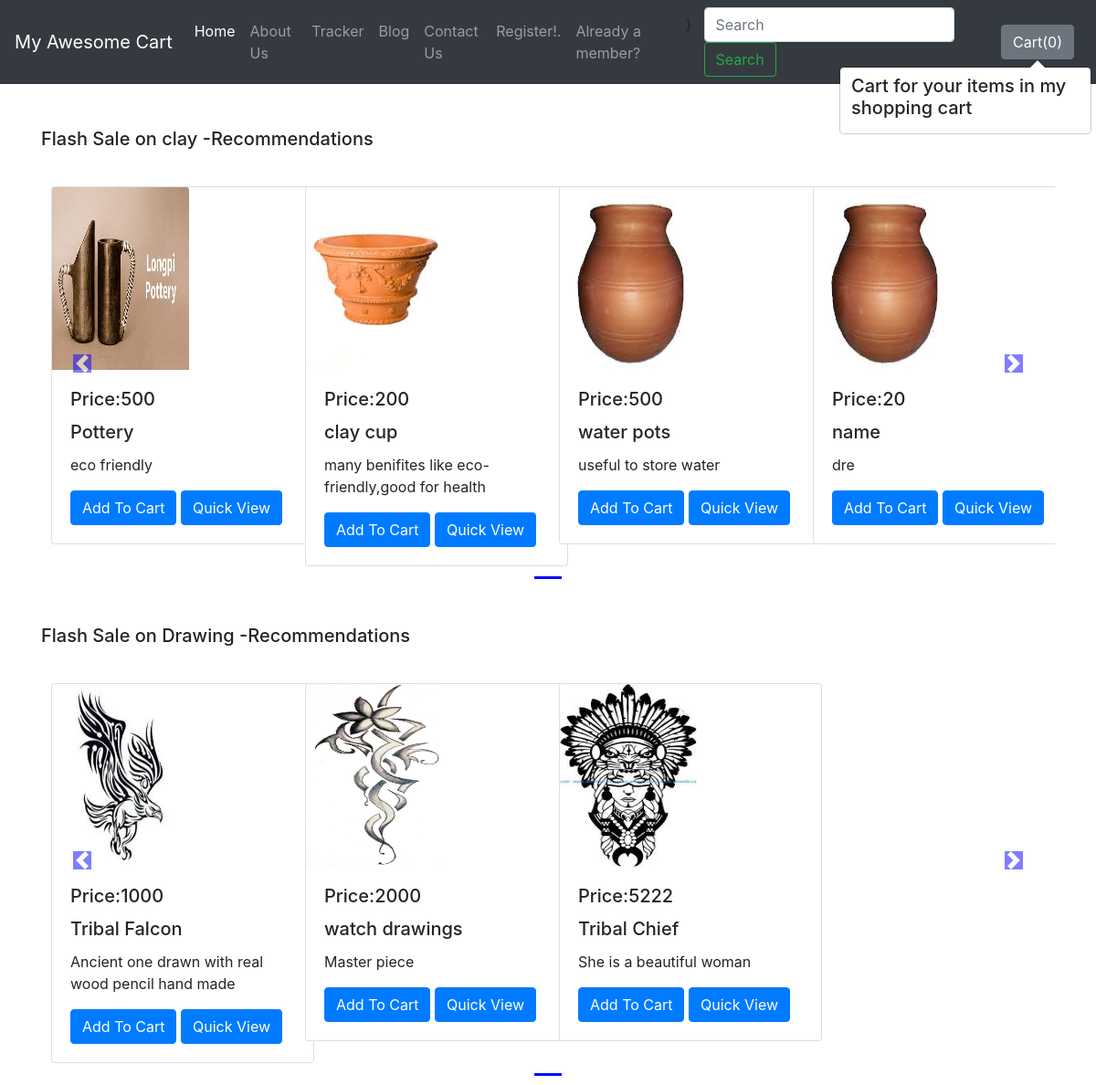
The app's page /shop/ with its own data.
### shop/models.py (models this page shows, shortened)
class Productnew(models.Model):
	product_id = models.AutoField
	product_name = models.CharField(max_length=50)
	category=models.CharField(max_length=50,default="")
	sub_category=models.CharField(max_length=50,default="")
	price=models.IntegerField(default=0)
	desc = models.CharField(max_length=300)
	product_date = models.DateField()
	image=models.ImageField(upload_to="shop/images",default="")
	seller=models.ForeignKey(uu,default=None,on_delete=models.CASCADE)

### shop/views.py (the view)
# urls.py: path('',views.index,name='index'),]
def index(request):
	allProducts=[]
	catprods=Productnew.objects.values('category','id')
	cats={item['category'] for item in catprods}
	for cat in cats:
		prod=Productnew.objects.filter(category=cat)
		n=len(prod)
		nSlides= (n//4)+ceil((n/4)-(n//4))
		allProducts.append([prod,range(1,nSlides),nSlides])
	params={'allProducts':allProducts}
	return render(request,'shop/index.html',params)

### shop/templates/shop/index.html (shortened to what this page needs)
{% extends 'shop/basic.html' %}
 {% block body %}
   {% load static %}
<div class="container">
  {% for product,range,nSlides in allProducts %}
  <br/>
  <h5 class="my-4">Flash Sale on {{product.0.category}} -Recommendations </h5>
 <div class="row">
<div id="demo{{forloop.counter}}" class="col carousel slide my-3" data-ride="carousel" >
    <ul class="carousel-indicators">
      <li data-target="#demo{{forloop.counter}}" data-slide-to="0" class="active"></li>
    </ul>
    <div class="container carousel-inner no-padding">
      <div class="carousel-item active">
       {% for i in product %}
        <div class="col-xs-3 col-sm-3 col-md-3">
          <div class="card" style="width: 18rem;">
            <img src='/media/{{i.image}}' class="card-img-top" alt="...">
            <div class="card-body">
               <h5 class="card-title" > <span id="pricepr{{i.id}}">Price:{{i.price}}</h5>
               <h5 class="card-title" id="namepr{{i.id}}">{{i.product_name}}</h5>
              <p class="card-text">{{i.desc}}</p>
              <span id="divpr{{i.id}}" class="divpr">
                                    <button id="pr{{i.id}}" class="btn btn-primary cart">Add To Cart</button>
                                </span>
              <a href="/shop/product/{{i.id}}"> <button id="qv{{i.id}}" href="#" class="btn btn-primary cart">Quick View</button></a>
            </div>
          </div>
        </div>
       {% endfor %}
     </div >
</div>
</div>
    <a class="carousel-control-prev" href="#demo{{forloop.counter}}" data-slide="prev">
        <span class="carousel-control-prev-icon"></span>
    </a>
    <a class="carousel-control-next" href="#demo{{forloop.counter}}" data-slide="next">
        <span class="carousel-control-next-icon"></span>
    </a>
</div>
{% endfor %}
</div>
   {% endblock %}

### shop/templates/shop/basic.html (shortened to what this page needs)
<!doctype html>
<html lang="en">
  <head>
    <link rel="stylesheet" href="https://stackpath.bootstrapcdn.com/bootstrap/4.2.1/css/bootstrap.min.css">
  </head>
  <body>
    <nav class="navbar navbar-expand-lg navbar-dark bg-dark">
  <a class="navbar-brand" href="#">My Awesome Cart</a>
  <div class="collapse navbar-collapse" id="navbarSupportedContent">
    <ul class="navbar-nav mr-auto">
      <li class="nav-item active">
        <a class="nav-link" href="/shop">Home <span class="sr-only">(current)</span></a>
      </li>
      <li class="nav-item">
        <a class="nav-link" href="/shop/about">About Us</a>
      </li>
      <li class="nav-item">
        <a class="nav-link" href="/shop/tracker">Tracker</a>
      </li>
       <li class="nav-item">
        <a class="nav-link" href="/blog">Blog</a>
      </li>
      <li class="nav-item">
        <a class="nav-link" href="/shop/contact">Contact Us</a>
      </li>
      {%if user.is_authenticated %}
             <a class="nav-link" href="#">Welcome {{user}}!</a>
              <form method='post' action='/shop/items/' class="form-inline my-2 my-lg-0">
                {%csrf_token%}
      <input type="hidden" name="userr" value={{user.id}}>
      <button class="btn btn-outline-success my-2 my-sm-0" type="submit">Your Items</button>
    </form>
             <form class="logout-link" action="{% url 'account:logout'%}" method="post">
        {%csrf_token%}
        <button type="Submit">Logout</button>
      </form>
      {%else%}
      <li class="nav-item">
        <a class="nav-link" href="/account/register">Register!.</a>
      </li>
      <li class="nav-item">
        <a class="nav-link" href="/account/login">Already a member?</a>
      </li>
       {% endif %}
      }
      <pre>  </pre>
    </ul>
    <form method='get' action='/shop/search/' class="form-inline my-2 my-lg-0">
      <input class="form-control mr-sm-2" type="search" placeholder="Search" aria-label="Search" name="search" id="search">
      <button class="btn btn-outline-success my-2 my-sm-0" type="submit">Search</button>
    </form>
<button type="button" class="btn btn-secondary mx-2" id= "popcart" data-container="body" data-toggle="popover" data-placement="bottom" data-content="Vivamus
sagittis lacus vel augue laoreet rutrum faucibus." data-html="true">
  Cart(<span id="cart">0</span>)
</button>
  </div>
</nav>
  {% block body %} {% endblock %}
  </body>
</html

### records on screen
Productnew: category "clay", image (picture), price "500", product_name "Pottery", desc "eco friendly"
Productnew: image (picture), price "200", product_name "clay cup", desc "many benifites like eco-friendly,good for health"
Productnew: image (picture), price "500", product_name "water pots", desc "useful to store water"
Productnew: image (picture), price "20", product_name "name", desc "dre"
Productnew: category "Drawing", image (picture), price "1000", product_name "Tribal Falcon", desc "Ancient one drawn with real wood pencil hand made"
Productnew: image (picture), price "2000", product_name "watch drawings", desc "Master piece"
Productnew: image (picture), price "5222", product_name "Tribal Chief", desc "She is a beautiful woman"
